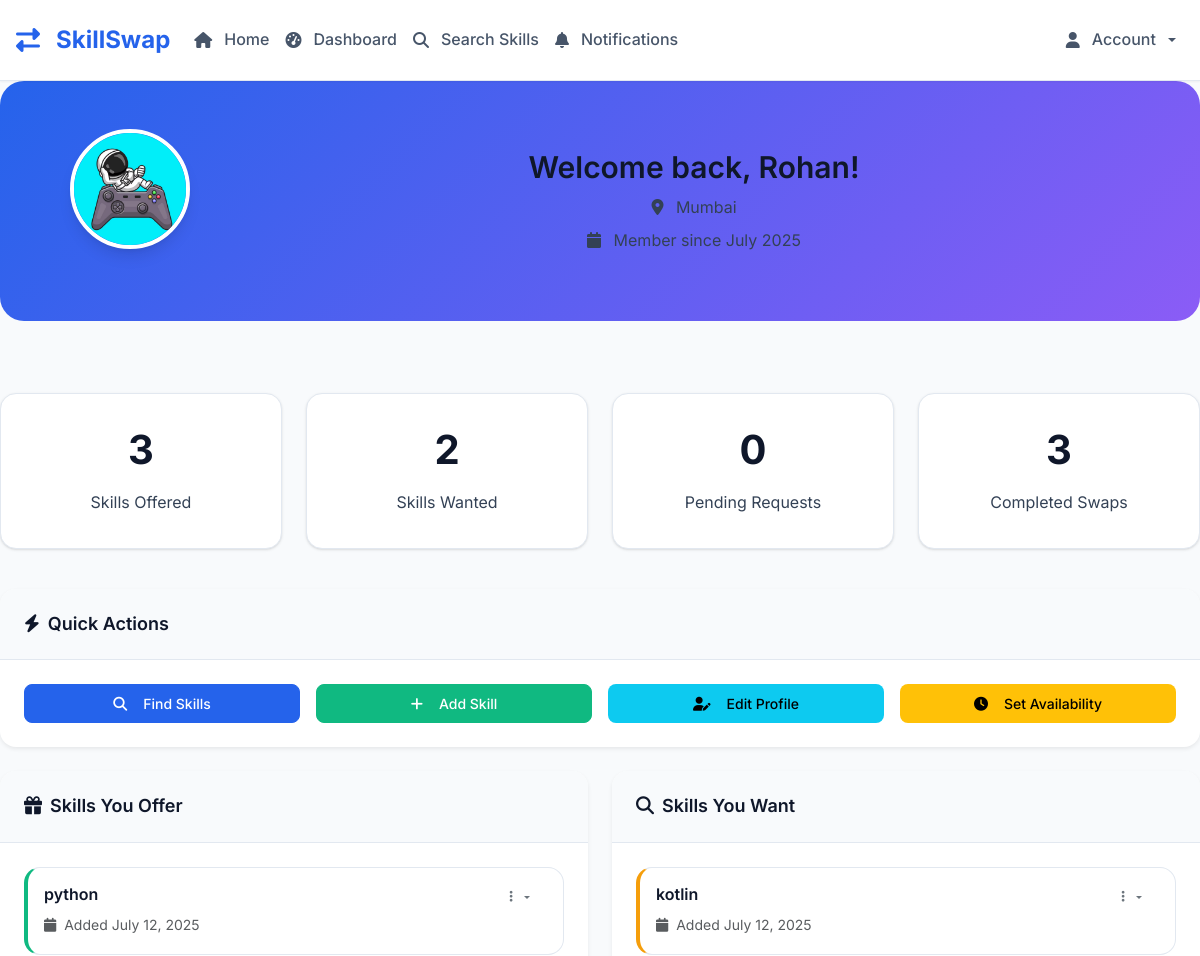
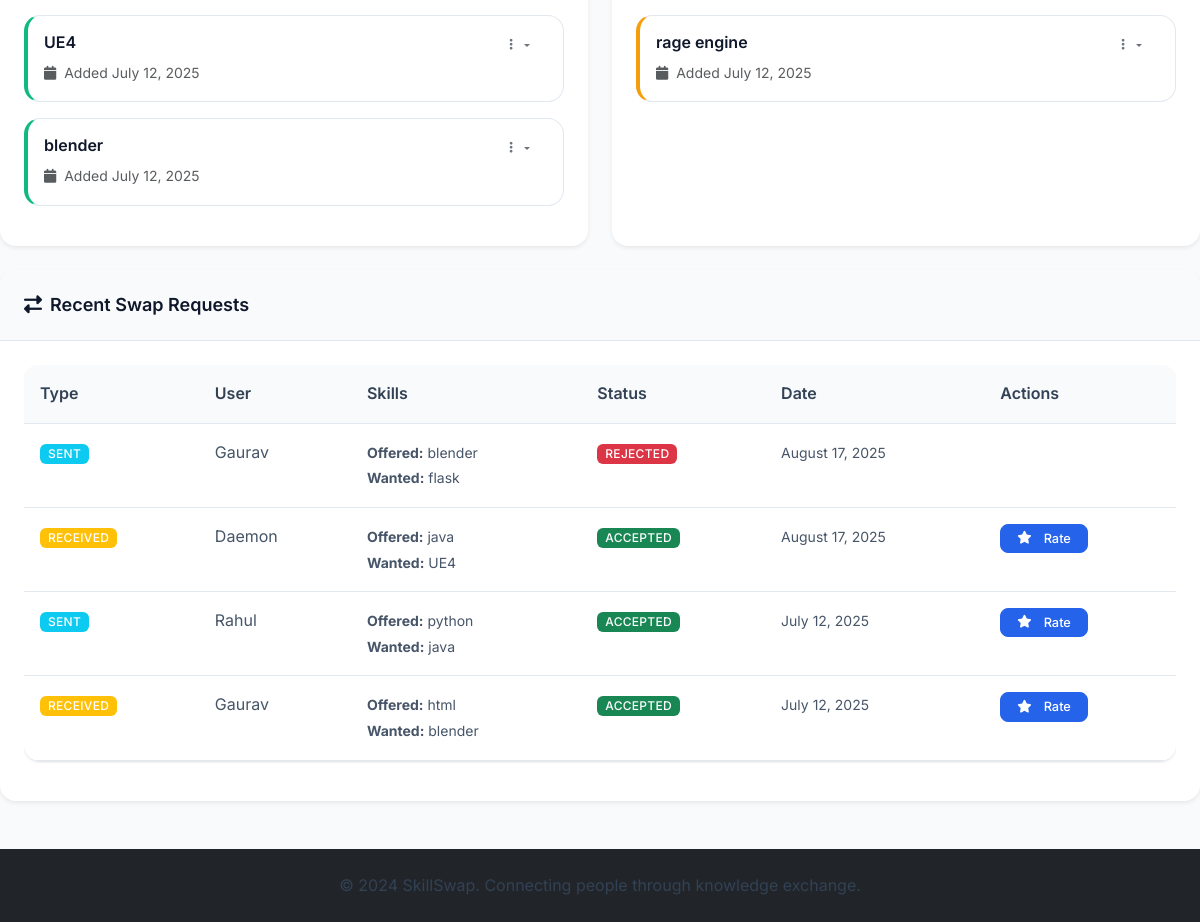
/dashboard (signed in), run on the app's committed database (2 pictures, top to bottom).
### tables this page shows
CREATE TABLE users (
            id INTEGER PRIMARY KEY AUTOINCREMENT,
            email TEXT UNIQUE NOT NULL,
            password_hash TEXT NOT NULL,
            name TEXT NOT NULL,
            location TEXT,
            profile_photo TEXT,
            availability TEXT,
            is_public INTEGER DEFAULT 1,
            is_admin INTEGER DEFAULT 0,
            is_banned INTEGER DEFAULT 0,
            created_at TIMESTAMP DEFAULT CURRENT_TIMESTAMP
        , bio TEXT);

CREATE TABLE skills (
            id INTEGER PRIMARY KEY AUTOINCREMENT,
            user_id INTEGER,
            skill_name TEXT NOT NULL,
            skill_type TEXT NOT NULL, -- 'offered' or 'wanted'
            description TEXT,
            is_approved INTEGER DEFAULT 1,
            created_at TIMESTAMP DEFAULT CURRENT_TIMESTAMP,
            FOREIGN KEY (user_id) REFERENCES users (id)
        );

CREATE TABLE swap_requests (
            id INTEGER PRIMARY KEY AUTOINCREMENT,
            requester_id INTEGER,
            provider_id INTEGER,
            offered_skill_id INTEGER,
            wanted_skill_id INTEGER,
            status TEXT DEFAULT 'pending', -- 'pending', 'accepted', 'rejected', 'cancelled'
            message TEXT,
            created_at TIMESTAMP DEFAULT CURRENT_TIMESTAMP,
            FOREIGN KEY (requester_id) REFERENCES users (id),
            FOREIGN KEY (provider_id) REFERENCES users (id),
            FOREIGN KEY (offered_skill_id) REFERENCES skills (id),
            FOREIGN KEY (wanted_skill_id) REFERENCES skills (id)
        );

### skill_swap_app.py (the view)
@app.route('/dashboard')
@login_required
def dashboard():
    conn = get_db()
    user = conn.execute('SELECT * FROM users WHERE id = ?', (session['user_id'],)).fetchone()
    if not user:
        session.clear()
        flash('User session invalid. Please log in again.', 'error')
        return redirect(url_for('login'))
    offered_skills = conn.execute('''
        SELECT * FROM skills WHERE user_id = ? AND skill_type = 'offered'
    ''', (session['user_id'],)).fetchall()
    wanted_skills = conn.execute('''
        SELECT * FROM skills WHERE user_id = ? AND skill_type = 'wanted'
    ''', (session['user_id'],)).fetchall()
    sent_requests = conn.execute('''
        SELECT sr.*, u.name as provider_name, s1.skill_name as offered_skill_name, s2.skill_name as wanted_skill_name
        FROM swap_requests sr
        JOIN users u ON sr.provider_id = u.id
        JOIN skills s1 ON sr.offered_skill_id = s1.id
        JOIN skills s2 ON sr.wanted_skill_id = s2.id
        WHERE sr.requester_id = ?
        ORDER BY sr.created_at DESC
    ''', (session['user_id'],)).fetchall()
    received_requests = conn.execute('''
        SELECT sr.*, u.name as requester_name, s1.skill_name as offered_skill_name, s2.skill_name as wanted_skill_name
        FROM swap_requests sr
        JOIN users u ON sr.requester_id = u.id
        JOIN skills s1 ON sr.offered_skill_id = s1.id
        JOIN skills s2 ON sr.wanted_skill_id = s2.id
        WHERE sr.provider_id = ?
        ORDER BY sr.created_at DESC
    ''', (session['user_id'],)).fetchall()
    unread_notifications = conn.execute('''
        SELECT COUNT(*) as count FROM notifications
        WHERE user_id = ? AND is_read = 0
    ''', (session['user_id'],)).fetchone()['count']
    conn.close()
    user = convert_row_datetimes(user)
    offered_skills = convert_rows_datetimes(offered_skills)
    wanted_skills = convert_rows_datetimes(wanted_skills)
    sent_requests = convert_rows_datetimes(sent_requests)
    received_requests = convert_rows_datetimes(received_requests)
    all_requests = sent_requests + received_requests
    all_requests.sort(key=lambda x: x.get('created_at', datetime.min) if x else datetime.min, reverse=True)
    stats = {
        'offered_skills': len(offered_skills),
        'wanted_skills': len(wanted_skills),
        'pending_requests': len([r for r in all_requests if r and r.get('status') == 'pending']),
        'completed_swaps': len([r for r in all_requests if r and r.get('status') == 'accepted'])
    }
    return render_template('dashboard.html',
                         user=user,
                         offered_skills=offered_skills,
                         wanted_skills=wanted_skills,
                         swap_requests=all_requests,
                         stats=stats,
                         unread_notifications=unread_notifications)

### templates/dashboard.html (shortened to what this page needs)
{% extends "base.html" %}
{% block content %}
<div class="row mb-4">
    <div class="col-12">
        <div class="profile-header">
            <div class="row align-items-center">
                <div class="col-md-2 text-center">
                    {% if user.profile_photo %}
                        <img src="{{ url_for('static', filename='uploads/' + user.profile_photo) }}"
                             alt="Profile" class="profile-avatar">
                    {% else %}
                        <img src="{{ url_for('static', filename='images/default-avatar.png') }}"
                             alt="Profile" class="profile-avatar">
                    {% endif %}
                </div>
                <div class="col-md-10">
                    <h2 class="mb-2">Welcome back, {{ user.name or 'User' }}!</h2>
                    <p class="mb-2">
                        <i class="fas fa-map-marker-alt me-2"></i>
                        {{ user.location or 'Location not specified' }}
                    </p>
                    <p class="mb-0">
                        <i class="fas fa-calendar me-2"></i>
                        Member since {{ user.created_at.strftime('%B %Y') if user and user.created_at else 'Recently' }}
                    </p>
                </div>
            </div>
        </div>
    </div>
</div>
<div class="row mb-4">
    <div class="col-md-3 mb-3">
        <div class="stats-card text-center">
            <h3 class="display-6 fw-bold">{{ stats.offered_skills }}</h3>
            <p class="mb-0">Skills Offered</p>
        </div>
    </div>
    <div class="col-md-3 mb-3">
        <div class="stats-card text-center">
            <h3 class="display-6 fw-bold">{{ stats.wanted_skills }}</h3>
            <p class="mb-0">Skills Wanted</p>
        </div>
    </div>
    <div class="col-md-3 mb-3">
        <div class="stats-card text-center">
            <h3 class="display-6 fw-bold">{{ stats.pending_requests }}</h3>
            <p class="mb-0">Pending Requests</p>
        </div>
    </div>
    <div class="col-md-3 mb-3">
        <div class="stats-card text-center">
            <h3 class="display-6 fw-bold">{{ stats.completed_swaps }}</h3>
            <p class="mb-0">Completed Swaps</p>
        </div>
    </div>
</div>
<div class="row mb-4">
    <div class="col-12">
        <div class="card border-0 shadow-sm">
            <div class="card-header">
                <h5 class="mb-0">
                    <i class="fas fa-bolt me-2"></i>Quick Actions
                </h5>
            </div>
            <div class="card-body">
                <div class="row g-3">
                    <div class="col-md-3">
                        <a href="{{ url_for('search') }}" class="btn btn-primary w-100">
                            <i class="fas fa-search me-2"></i>Find Skills
                        </a>
                    </div>
                    <div class="col-md-3">
                        <button class="btn btn-success w-100" data-bs-toggle="modal" data-bs-target="#addSkillModal">
                            <i class="fas fa-plus me-2"></i>Add Skill
                        </button>
                    </div>
                    <div class="col-md-3">
                        <a href="{{ url_for('profile') }}" class="btn btn-info w-100">
                            <i class="fas fa-user-edit me-2"></i>Edit Profile
                        </a>
                    </div>
                    <div class="col-md-3">
                        <button class="btn btn-warning w-100" data-bs-toggle="modal" data-bs-target="#availabilityModal">
                            <i class="fas fa-clock me-2"></i>Set Availability
                        </button>
                    </div>
                </div>
            </div>
        </div>
    </div>
</div>
<div class="row mb-4">
    <div class="col-md-6">
        <div class="card border-0 shadow-sm h-100">
            <div class="card-header">
                <h5 class="mb-0">
                    <i class="fas fa-gift me-2"></i>Skills You Offer
                </h5>
            </div>
            <div class="card-body">
                {% if offered_skills %}
                    {% for skill in offered_skills %}
                    <div class="skill-card offered p-3 mb-3">
                        <div class="d-flex justify-content-between align-items-start">
                            <div>
                                <h6 class="mb-1">{{ skill.skill_name }}</h6>
                                <small class="text-muted">
                                    <i class="fas fa-calendar me-1"></i>
                                    Added {{ skill.created_at.strftime('%B %d, %Y') if skill.created_at else 'Recently' }}
                                </small>
                            </div>
                            <div class="dropdown">
                                <button class="btn btn-sm btn-outline-secondary dropdown-toggle" data-bs-toggle="dropdown">
                                    <i class="fas fa-ellipsis-v"></i>
                                </button>
                            </div>
                        </div>
                    </div>
                    {% endfor %}
                {% endif %}
            </div>
        </div>
    </div>
    <div class="col-md-6">
        <div class="card border-0 shadow-sm h-100">
            <div class="card-header">
                <h5 class="mb-0">
                    <i class="fas fa-search me-2"></i>Skills You Want
                </h5>
            </div>
            <div class="card-body">
                {% if wanted_skills %}
                    {% for skill in wanted_skills %}
                    <div class="skill-card wanted p-3 mb-3">
                        <div class="d-flex justify-content-between align-items-start">
                            <div>
                                <h6 class="mb-1">{{ skill.skill_name }}</h6>
                                <small class="text-muted">
                                    <i class="fas fa-calendar me-1"></i>
                                    Added {{ skill.created_at.strftime('%B %d, %Y') if skill.created_at else 'Recently' }}
                                </small>
                            </div>
                            <div class="dropdown">
                                <button class="btn btn-sm btn-outline-secondary dropdown-toggle" data-bs-toggle="dropdown">
                                    <i class="fas fa-ellipsis-v"></i>
                                </button>
                            </div>
                        </div>
                    </div>
                    {% endfor %}
                {% endif %}
            </div>
        </div>
    </div>
</div>
<div class="row mb-4">
    <div class="col-12">
        <div class="card border-0 shadow-sm">
            <div class="card-header">
                <h5 class="mb-0">
                    <i class="fas fa-exchange-alt me-2"></i>Recent Swap Requests
                </h5>
            </div>
            <div class="card-body">
                {% if swap_requests %}
                    <div class="table-responsive">
                        <table class="table table-hover">
                            <thead>
                                <tr>
                                    <th>Type</th>
                                    <th>User</th>
                                    <th>Skills</th>
                                    <th>Status</th>
                                    <th>Date</th>
                                    <th>Actions</th>
                                </tr>
                            </thead>
                            <tbody>
                                {% for request in swap_requests %}
                                <tr>
                                    <td>
                                        {% if request.requester_id == session.user_id %}
                                            <span class="badge bg-info">Sent</span>
                                        {% else %}
                                            <span class="badge bg-warning">Received</span>
                                        {% endif %}
                                    </td>
                                    <td>
                                        {% if request.requester_id == session.user_id %}
                                            {{ request.provider_name }}
                                        {% else %}
                                            {{ request.requester_name }}
                                        {% endif %}
                                    </td>
                                    <td>
                                        <small>
                                            <strong>Offered:</strong> {{ request.offered_skill_name }}<br>
                                            <strong>Wanted:</strong> {{ request.wanted_skill_name }}
                                        </small>
                                    </td>
                                    <td>
                                        <span class="badge bg-{{ 'success' if request.status == 'accepted' else 'warning' if request.status == 'pending' else 'danger' }}">
                                            {{ request.status.title() }}
                                        </span>
                                    </td>
                                    <td>
                                        <small>{{ request.created_at.strftime('%B %d, %Y') }}</small>
                                    </td>
                                    <td>
                                        {% if request.status == 'pending' %}
                                            {% if request.requester_id != session.user_id %}
                                            <div class="btn-group btn-group-sm">
                                                <a href="{{ url_for('respond_swap', request_id=request.id, action='accept') }}"
                                                   class="btn btn-success btn-sm">
                                                    <i class="fas fa-check"></i>
                                                </a>
                                                <a href="{{ url_for('respond_swap', request_id=request.id, action='reject') }}"
                                                   class="btn btn-danger btn-sm">
                                                    <i class="fas fa-times"></i>
                                                </a>
                                            </div>
                                            {% else %}
                                            <a href="{{ url_for('cancel_swap', request_id=request.id) }}"
                                               class="btn btn-outline-danger btn-sm">
                                                <i class="fas fa-times me-1"></i>Cancel
                                            </a>
                                            {% endif %}
                                        {% elif request.status == 'accepted' %}
                                            <a href="{{ url_for('rate_swap', request_id=request.id) }}"
                                               class="btn btn-primary btn-sm">
                                                <i class="fas fa-star me-1"></i>Rate
                                            </a>
                                        {% endif %}
                                    </td>
                                </tr>
                                {% endfor %}
                            </tbody>
                        </table>
                    </div>
                {% endif %}
            </div>
        </div>
    </div>
</div>
{% endblock %}

### data on the page
users: profile_photo (picture), name "Rohan", location "Mumbai"
skills: skill_name "python", created_at "July 12, 2025"
skills: skill_name "UE4", created_at "July 12, 2025"
skills: skill_name "blender", created_at "July 12, 2025"
skills: skill_name "kotlin", created_at "July 12, 2025"
skills: skill_name "rage engine", created_at "July 12, 2025"
swap_requests: shows "SENT", provider_name "Gaurav", offered_skill_name "blender", wanted_skill_name "flask", status "REJECTED", created_at "August 17, 2025"
swap_requests: shows "RECEIVED", requester_name "Daemon", offered_skill_name "java", wanted_skill_name "UE4", status "ACCEPTED", created_at "August 17, 2025"
swap_requests: shows "SENT", provider_name "Rahul", offered_skill_name "python", wanted_skill_name "java", status "ACCEPTED", created_at "July 12, 2025"
swap_requests: shows "RECEIVED", requester_name "Gaurav", offered_skill_name "html", wanted_skill_name "blender", status "ACCEPTED", created_at "July 12, 2025"

### other printed values
{{ stats.offered_skills }} "3"
{{ stats.wanted_skills }} "2"
{{ stats.pending_requests }} "0"
{{ stats.completed_swaps }} "3"
